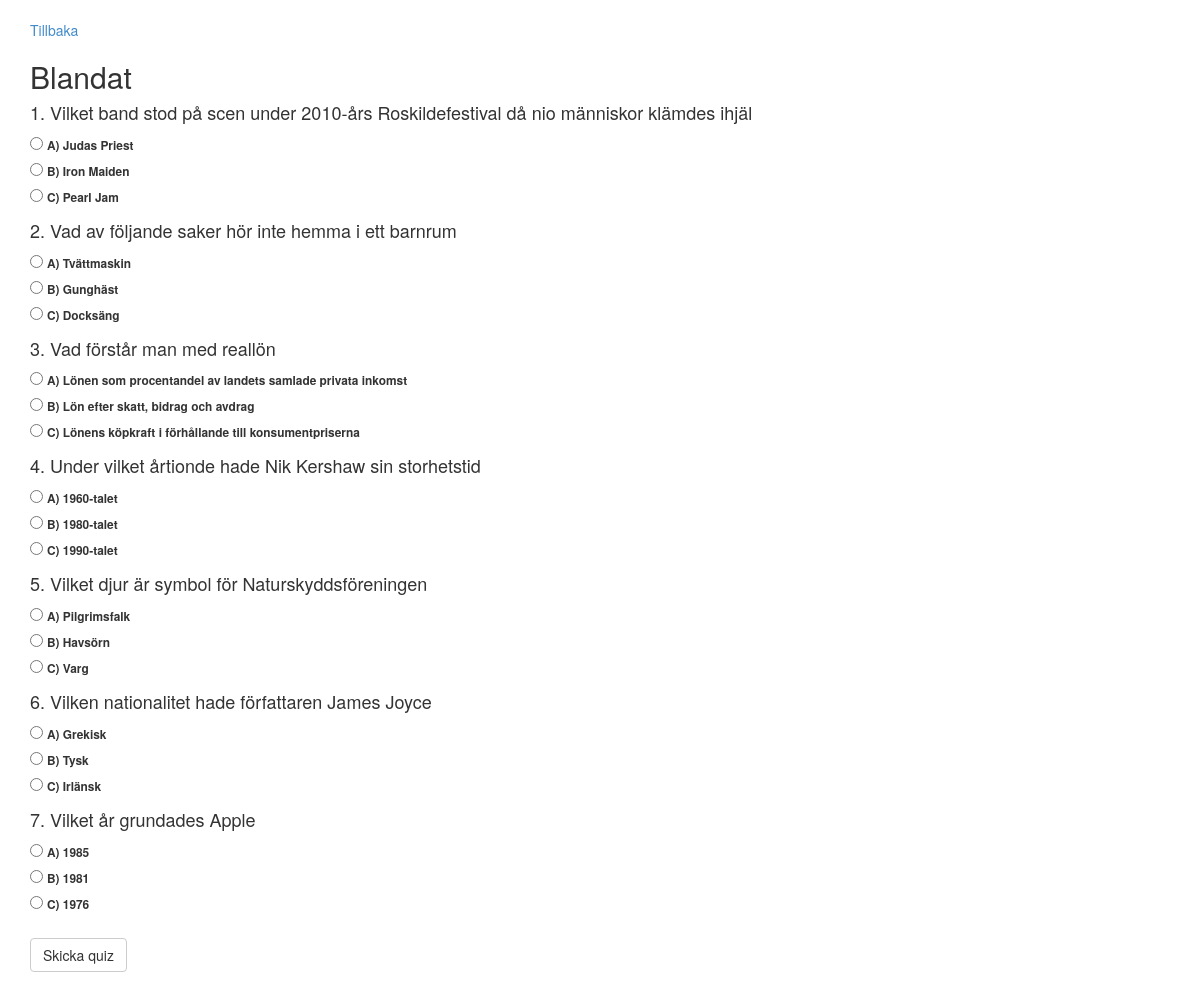
Page /?playQuiz=6 (signed in) on the committed database.
### tables this page shows
CREATE TABLE IF NOT EXISTS `quiz` (
  `QuizId` int(11) NOT NULL AUTO_INCREMENT,
  `QuizName` varchar(60) NOT NULL,
  PRIMARY KEY (`QuizId`),
  UNIQUE KEY `QuizName` (`QuizName`)
);

CREATE TABLE IF NOT EXISTS `answer` (
  `AnswerId` int(11) NOT NULL AUTO_INCREMENT,
  `AnswerA` varchar(60) NOT NULL,
  `AnswerB` varchar(60) NOT NULL,
  `AnswerC` varchar(60) NOT NULL,
  `RightAnswer` varchar(5) NOT NULL,
  `QuestionId` int(11) NOT NULL,
  PRIMARY KEY (`AnswerId`),
  KEY `QuestionId` (`QuestionId`)
);

CREATE TABLE IF NOT EXISTS `question` (
  `QuestionId` int(11) NOT NULL AUTO_INCREMENT,
  `QuestionName` varchar(150) NOT NULL,
  `QuizId` int(11) NOT NULL,
  PRIMARY KEY (`QuestionId`),
  UNIQUE KEY `QuestionName` (`QuestionName`),
  KEY `QuizId` (`QuizId`)
);

### Model/Dao/Repository.php (called while the page is built, shortened)
<?php
abstract class Repository {
	protected $dbConnection;
    protected function connection() {
    	if ($this->dbConnection == null) {
            $this->dbConnection = new PDO(Settings::$DB_CONNECTION, Settings::$DB_USERNAME, Settings::$DB_PASSWORD);
        $this->dbConnection->setAttribute(PDO::ATTR_ERRMODE, PDO::ERRMODE_EXCEPTION);
        return $this->dbConnection;
    }
  }
}

### Controller/LoginController.php (called while the page is built, shortened)
<?php
require_once("View/HTMLView.php");
require_once("Model/LoginModel.php");
class LoginController {
    private $model;
    public function __construct() {
        $this->model = new LoginModel();
    }
    public function isAuthenticated() {
        if ($this->model->isLoggedIn()) {
            return true;
        }
        return false;
    }
}

### Model/LoginModel.php (called while the page is built, shortened)
<?php
require_once('./Controller/LoginController.php');
class LoginModel{
    public function isLoggedIn(){
        if (isset($_SESSION['loggedIn'])){
            return true;
        }
        return false;
    }
}

### Model/Dao/QuizRepository.php (called while the page is built, shortened)
<?php
require_once("Model/Quiz.php");
require_once("Model/Dao/Repository.php");
class QuizRepository extends Repository{
	private $db;
	private $questionTable = "question";
	private $answerTable = "answer";
	public function __construct() {
		$this->dbTable = 'quiz';
		$this->db = $this->connection();
	}
	public function isValidPlayableQuizId($id) {
			$sql = "SELECT * FROM $this->dbTable WHERE " . $this->quizId . " = ?";
			$params = array($id);
			$query = $this->db->prepare($sql);
			$query->execute($params);
			$dbQuizObj = $query->fetch();
			$quizId = $dbQuizObj[$this->quizId];
			$quizName = $dbQuizObj[$this->quizName];
			$sql = "SELECT * FROM " . $this->questionTable . " WHERE " . $this->quizId . " = ?";
			$query = $this->db->prepare($sql);
			$query->execute (array($dbQuizObj[$this->quizId]));
			$question = $query->fetch();
			$question = new Question($question[$this->questionName], $question[$this->quizId], $question[$this->questionId]);
			$sql = "SELECT * FROM " . $this->answerTable . " WHERE " . $this->questionId . " = ?";
			$query = $this->db->prepare($sql);
			$query->execute (array($question->getQuestionId()));
			$answers = $query->fetch();
			if ($answers != NULL) {
				return true;
			}
			return false;
	}
	public function getQuiz($quizId) {
		$sql = "SELECT * FROM $this->dbTable WHERE " . $this->quizId . " = ?";
		$params = array($quizId);
		$query = $this->db->prepare($sql);
		$query->execute($params);
		$result = $query->fetch();
		if ($result) {
			$quiz = new Quiz($result[$this->quizName], $result[$this->quizId]);
			$sql = "SELECT * FROM " . $this->questionTable . " WHERE " . $this->quizId . " = ?";
			$query = $this->db->prepare($sql);
			$query->execute (array($result[$this->quizId]));
			$questions = $query->fetchAll();
			foreach($questions as $question) {
				$question = new Question($question[$this->questionName], $question[$this->quizId], $question[$this->questionId]);
				$quiz->add($question);
			}
			return $quiz;
		}
		return NULL;
	}
}

### index.php (called while the page is built, shortened)
<?php
require_once('Controller/MasterController.php');
$masterController = new MasterController();
$masterController->doControll();

### Model/Question.php (called while the page is built, shortened)
<?php
class Question {
	private $questionId;
	public function __construct($questionName, $quizId, $questionId = NULL) {
		if (empty($questionId) == false) {
			$this->questionId = $questionId;
		}
	}
	public function getQuestionId() {
		return $this->questionId;
	}
}

### Model/QuizModel.php (called while the page is built, shortened)
<?php
require_once("Model/Dao/QuizRepository.php");
require_once("Model/QuestionModel.php");
require_once("Model/Quiz.php");
class QuizModel {
	private $quizRepository;
	public function __construct() {
		$this->quizRepository = new QuizRepository();
	}
	public function getQuiz($quizId) {
		return $this->quizRepository->getQuiz($quizId);
	}
}

### Model/Quiz.php (called while the page is built, shortened)
<?php
require_once("Model/Questions.php");
class Quiz {
	private $quizName;
	private $questions;
	public function __construct($quizName, $quizId = NULL) {
		$this->quizName = $quizName;
		$this->questions = new Questions();
	}
	public function getName() {
		return $this->quizName;
	}
	public function add(Question $question) {
		$this->questions->add($question);
	}
	public function getQuestions() {
		return $this->questions;
	}
}

### Model/Questions.php (called while the page is built)
	<?php
class Questions {
	private $questions;
	public function __construct() {
		$this->questions = array();
	}
	public function toArray() {
		return $this->questions;
	}
	public function add(Question $question) {
			$this->questions[] = $question;
	}
}

### Model/QuestionModel.php (called while the page is built, shortened)
<?php
require_once("Model/Dao/QuestionRepository.php");
require_once("Model/Question.php");
class QuestionModel {
	private $questionRepository;
	public function __construct() {
		$this->questionRepository = new QuestionRepository();
	}
	public function getQuestion($questionId) {
		return $this->questionRepository->getQuestion($questionId);
	}
}

### Model/Dao/QuestionRepository.php (called while the page is built, shortened)
<?php
require_once("Model/Question.php");
require_once("Model/Dao/Repository.php");
class QuestionRepository extends Repository {
	private $db;
	private $answerTable = "answer";
	public function __construct() {
		$this->dbTable = 'question';
		$this->db = $this->connection();
	}
	public function getQuestion($questionId) {
		$sql = "SELECT * FROM $this->dbTable WHERE " . $this->questionId . " = ?";
		$params = array($questionId);
		$query = $this->db->prepare($sql);
		$query->execute($params);
		$result = $query->fetch();
		if ($result) {
			$question = new Question($result[$this->questionName], $result[$this->quizId], $result[$this->questionId]);
			$sql = "SELECT * FROM " . $this->answerTable . " WHERE " . $this->questionId . " = ?";
			$query = $this->db->prepare($sql);
			$query->execute (array($result[$this->questionId]));
			$answersObj = $query->fetchAll();
			foreach($answersObj as $answerObj) {
				$answers = new Answers($answerObj[$this->answerA], $answerObj[$this->answerB], $answerObj[$this->answerC], $answerObj[$this->rightAnswer],
				$answerObj[$this->questionId], $answerObj[$this->answerId]);
				$question->add($answers);
			}
			return $question;
		}
		return NULL;
	}
}

### View/PlayQuizView.php (the view, shortened to what this page needs)
<?php
require_once("Model/QuizModel.php");
class PlayQuizView extends BaseView {
	private $submitQuizLocation = 'submitQuiz';
	private $quizModel;
	private $questionModel;
	public function __construct() {
		$this->quizModel = new QuizModel();
		$this->questionModel = new QuestionModel();
	}
	public function getChosenQuiz() {
		if (isset($_GET[$this->playQuizLocation])) {
			return $_GET[$this->playQuizLocation];
		}
	}
	public function hasUserSubmitQuiz () {
		return false;
	}
	public function didUserPressGoToShowAllQuizToPlay() {
		return false;
	}
	public function hasChosenQuiz() {
		if (isset($_GET[$this->playQuizLocation])) {
			return true;
		}
		return false;
	}
	public function showPlayQuiz($quizId) {
		$quiz = $this->quizModel->getQuiz($quizId);
		$questions = $quiz->getQuestions();
		$questionNr = 1;
		$html = "
		</br>
		<a href='?$this->showAllQuizToPlayLocation' >Tillbaka</a>
		<h2>" . $quiz->getName() . "</h2>
		<form action ='' method='post'>";
			foreach ($questions->ToArray() as $question) {
				$question = $this->questionModel->getQuestion($question->getQuestionId());
				foreach ($question->toArray() as $answer) {
					$foo = 0;
					if ($answer != null) {
						$html .= "<h4>$questionNr. " . $question->getName() . "</h4>";
					}
					foreach ($answer->getAnswers() as $answerName) {
						$label = 'question-' . $questionNr . '-answers-'. $this->alphabets[$foo];
						$html .=
						"<div>
						<input type='radio' name='answers[$questionNr]' id='$label' value='" . $this->alphabets[$foo] . "'>
						<small><label for='$label'>" . $this->alphabets[$foo] . ") " . $answerName . "</label></small>
						</div>";
						$foo++;
					}
				}
				$questionNr++;
			}
		return $html .= "</br>
		<input type='submit' class='btn btn-default' name='$this->submitQuizLocation' value='Skicka quiz' />
		</form>
		</br>
		";
	}
}

### Controller/MasterController.php (shortened to what this page needs)
<?php
require_once("Controller/QuizController.php");
require_once("Controller/LoginController.php");
require_once("Controller/QuestionController.php");
require_once("View/PlayQuizView.php");
require_once("Controller/AnswerController.php");
require_once("Model/Dao/QuestionRepository.php");
require_once("Model/Dao/QuizRepository.php");
class MasterController {
	private $loginController;
	private $quizController;
    private $playQuizView;
    private $quizRepository;
	public function __construct() {
		$this->loginController = new LoginController();
		$this->quizController = new QuizController();
        $this->playQuizView = new PlayQuizView();
        $this->quizRepository = new QuizRepository();
	}
	public function doControll() {
        try {
            if ($this->playQuizView->didUserPressGoToShowAllQuizToPlay() && $this->loginController->isAuthenticated() || $this->playQuizView->hasChosenQuiz() && $this->loginController->isAuthenticated()) {
                if ($this->playQuizView->hasChosenQuiz() && $this->quizRepository->isValidPlayableQuizId($this->playQuizView->getChosenQuiz())) {
                    $this->quizController->playQuiz($this->loginController->getId());
                }
                else {
                    $this->quizController->showAllQuizToPlay();
                }
            }
        }
        catch (Exception $e) {
            error_log($e->getMessage() . "\n", 3, Settings::$ERROR_LOG);
            if (Settings::$DO_DEBUG) {
                throw $e;
            }
            else {
                BaseView::redirectToErrorPage();
                die();
            }
        }
	}
}

### Controller/QuizController.php (shortened to what this page needs)
<?php
require_once("View/PlayQuizView.php");
require_once("View/HTMLView.php");
require_once("Model/QuizModel.php");
require_once("View/QuizView.php");
require_once("Model/Quiz.php");
require_once("Model/Dao/QuizRepository.php");
class QuizController {
	private $playQuizView;
	private $htmlView;
	private $quizModel;
	public function __construct() {
		$this->playQuizView = new PlayQuizView();
		$this->htmlView = new HTMLView();
		$this->quizModel = new QuizModel();
	}
	public function playQuiz($userId) {
		if ($this->playQuizView->hasUserSubmitQuiz()) {
			$chosenQuiz = $this->playQuizView->getChosenQuiz();
			$userAnswers = $this->playQuizView->getUserAnswers();
			$score = $this->quizModel->validateQuiz($userAnswers, $chosenQuiz);
			$quiz = $this->quizModel->getQuiz($chosenQuiz);
			$questions = $quiz->getQuestions();
			$quizResult = new Result($score, count($questions->toArray()), $userId, $chosenQuiz);
			$this->quizModel->saveQuizResult($quizResult);
			$this->htmlView->echoHTML($this->playQuizView->showResult($score, $chosenQuiz));
		}
		else {
			$this->htmlView->echoHTML($this->playQuizView->showPlayQuiz($this->playQuizView->getChosenQuiz()));
		}
	}
}

### View/HTMLView.php (shortened to what this page needs)
<?php
class HTMLView {
    public function echoHTML($body){
        echo "
				<!DOCTYPE html>
				<html>
				<head>
				<meta charset='utf-8'>
                <meta name='viewport' content='width=device-width, initial-scale=1'>
                <title>MyQuiz</title>
                <link rel='stylesheet' href='css/bootstrap.min.css'>
				</head>
				<body>
				 <div class='container'>
					$body
                  </div>
				</body>
        <script src='https://ajax.googleapis.com/ajax/libs/jquery/1.11.1/jquery.min.js'></script>
        <script type='text/javascript' src='js/bootstrap.js'></script>
        <script type='text/javascript' src='js/bootstrap.min.js'></script>
				</html>";
    }
}

### rows in the picture
quiz: QuizName "Blandat"
answer: QuestionId.QuestionName "Vilket band stod på scen under 2010-års Roskildefestival då nio människor klämdes ihjäl", alphabets "A", AnswerA "Judas Priest", alphabets "B", AnswerB "Iron Maiden", alphabets "C", AnswerC "Pearl Jam"
answer: QuestionId.QuestionName "Vad av följande saker hör inte hemma i ett barnrum", alphabets "A", AnswerA "Tvättmaskin", alphabets "B", AnswerB "Gunghäst", alphabets "C", AnswerC "Docksäng"
answer: QuestionId.QuestionName "Vad förstår man med reallön", alphabets "A", AnswerA "Lönen som procentandel av landets samlade privata inkomst", alphabets "B", AnswerB "Lön efter skatt, bidrag och avdrag", alphabets "C", AnswerC "Lönens köpkraft i förhållande till konsumentpriserna"
answer: QuestionId.QuestionName "Under vilket årtionde hade Nik Kershaw sin storhetstid", alphabets "A", AnswerA "1960-talet", alphabets "B", AnswerB "1980-talet", alphabets "C", AnswerC "1990-talet"
answer: QuestionId.QuestionName "Vilket djur är symbol för Naturskyddsföreningen", alphabets "A", AnswerA "Pilgrimsfalk", alphabets "B", AnswerB "Havsörn", alphabets "C", AnswerC "Varg"
answer: QuestionId.QuestionName "Vilken nationalitet hade författaren James Joyce", alphabets "A", AnswerA "Grekisk", alphabets "B", AnswerB "Tysk", alphabets "C", AnswerC "Irlänsk"
answer: QuestionId.QuestionName "Vilket år grundades Apple", alphabets "A", AnswerA "1985", alphabets "B", AnswerB "1981", alphabets "C", AnswerC "1976"
